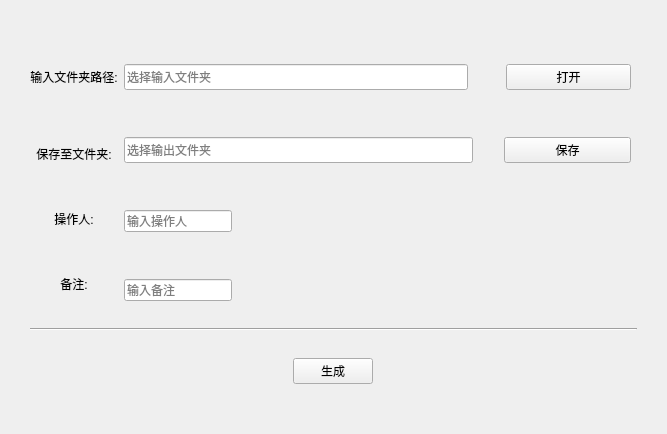
<?xml version="1.0" encoding="UTF-8"?>
<ui version="4.0">
 <class>Form</class>
 <widget class="QWidget" name="Form">
  <property name="enabled">
   <bool>true</bool>
  </property>
  <property name="geometry">
   <rect>
    <x>0</x>
    <y>0</y>
    <width>667</width>
    <height>434</height>
   </rect>
  </property>
  <property name="sizePolicy">
   <sizepolicy hsizetype="Preferred" vsizetype="Preferred">
    <horstretch>0</horstretch>
    <verstretch>0</verstretch>
   </sizepolicy>
  </property>
  <property name="minimumSize">
   <size>
    <width>667</width>
    <height>434</height>
   </size>
  </property>
  <property name="maximumSize">
   <size>
    <width>800</width>
    <height>434</height>
   </size>
  </property>
  <property name="acceptDrops">
   <bool>false</bool>
  </property>
  <property name="windowTitle">
   <string>账单回款表</string>
  </property>
  <property name="layoutDirection">
   <enum>Qt::LeftToRight</enum>
  </property>
  <layout class="QGridLayout" name="gridLayout" rowstretch="1,1,1,1,1,1,1,1,1,1,1,1">
   <property name="leftMargin">
    <number>30</number>
   </property>
   <property name="topMargin">
    <number>30</number>
   </property>
   <property name="rightMargin">
    <number>30</number>
   </property>
   <property name="bottomMargin">
    <number>30</number>
   </property>
   <property name="verticalSpacing">
    <number>7</number>
   </property>
   <item row="8" column="1">
    <layout class="QHBoxLayout" name="horizontalLayout_5" stretch="0,1">
     <property name="topMargin">
      <number>20</number>
     </property>
     <property name="bottomMargin">
      <number>20</number>
     </property>
     <item>
      <widget class="QLineEdit" name="User">
       <property name="sizePolicy">
        <sizepolicy hsizetype="Preferred" vsizetype="Minimum">
         <horstretch>0</horstretch>
         <verstretch>0</verstretch>
        </sizepolicy>
       </property>
       <property name="placeholderText">
        <string>输入操作人</string>
       </property>
      </widget>
     </item>
     <item>
      <spacer name="horizontalSpacer_7">
       <property name="orientation">
        <enum>Qt::Horizontal</enum>
       </property>
       <property name="sizeHint" stdset="0">
        <size>
         <width>40</width>
         <height>20</height>
        </size>
       </property>
      </spacer>
     </item>
    </layout>
   </item>
   <item row="10" column="0" colspan="3">
    <widget class="Line" name="line">
     <property name="orientation">
      <enum>Qt::Horizontal</enum>
     </property>
    </widget>
   </item>
   <item row="11" column="0" colspan="3">
    <layout class="QHBoxLayout" name="horizontalLayout_4">
     <property name="topMargin">
      <number>20</number>
     </property>
     <property name="bottomMargin">
      <number>20</number>
     </property>
     <item>
      <widget class="QPushButton" name="RunButton">
       <property name="sizePolicy">
        <sizepolicy hsizetype="Fixed" vsizetype="Fixed">
         <horstretch>0</horstretch>
         <verstretch>0</verstretch>
        </sizepolicy>
       </property>
       <property name="text">
        <string>生成</string>
       </property>
      </widget>
     </item>
    </layout>
   </item>
   <item row="9" column="1">
    <layout class="QHBoxLayout" name="horizontalLayout_3">
     <property name="topMargin">
      <number>20</number>
     </property>
     <property name="bottomMargin">
      <number>20</number>
     </property>
     <item>
      <widget class="QLineEdit" name="Remark">
       <property name="sizePolicy">
        <sizepolicy hsizetype="Preferred" vsizetype="Minimum">
         <horstretch>0</horstretch>
         <verstretch>0</verstretch>
        </sizepolicy>
       </property>
       <property name="text">
        <string/>
       </property>
       <property name="placeholderText">
        <string>输入备注</string>
       </property>
      </widget>
     </item>
     <item>
      <spacer name="horizontalSpacer_8">
       <property name="orientation">
        <enum>Qt::Horizontal</enum>
       </property>
       <property name="sizeHint" stdset="0">
        <size>
         <width>40</width>
         <height>20</height>
        </size>
       </property>
      </spacer>
     </item>
    </layout>
   </item>
   <item row="7" column="1">
    <layout class="QHBoxLayout" name="horizontalLayout_2" stretch="11,1,4">
     <property name="topMargin">
      <number>20</number>
     </property>
     <property name="bottomMargin">
      <number>20</number>
     </property>
     <item>
      <widget class="QLineEdit" name="OutputDir">
       <property name="sizePolicy">
        <sizepolicy hsizetype="Preferred" vsizetype="Minimum">
         <horstretch>0</horstretch>
         <verstretch>0</verstretch>
        </sizepolicy>
       </property>
       <property name="readOnly">
        <bool>true</bool>
       </property>
       <property name="placeholderText">
        <string>选择输出文件夹</string>
       </property>
      </widget>
     </item>
     <item>
      <spacer name="horizontalSpacer_3">
       <property name="orientation">
        <enum>Qt::Horizontal</enum>
       </property>
       <property name="sizeHint" stdset="0">
        <size>
         <width>40</width>
         <height>20</height>
        </size>
       </property>
      </spacer>
     </item>
     <item>
      <widget class="QPushButton" name="OutputButton">
       <property name="sizePolicy">
        <sizepolicy hsizetype="Preferred" vsizetype="Preferred">
         <horstretch>0</horstretch>
         <verstretch>0</verstretch>
        </sizepolicy>
       </property>
       <property name="text">
        <string>保存</string>
       </property>
      </widget>
     </item>
    </layout>
   </item>
   <item row="6" column="1">
    <layout class="QHBoxLayout" name="horizontalLayout" stretch="11,1,4">
     <property name="spacing">
      <number>7</number>
     </property>
     <property name="topMargin">
      <number>20</number>
     </property>
     <property name="bottomMargin">
      <number>20</number>
     </property>
     <item>
      <widget class="QLineEdit" name="InputDir">
       <property name="sizePolicy">
        <sizepolicy hsizetype="Preferred" vsizetype="Minimum">
         <horstretch>0</horstretch>
         <verstretch>0</verstretch>
        </sizepolicy>
       </property>
       <property name="readOnly">
        <bool>true</bool>
       </property>
       <property name="placeholderText">
        <string>选择输入文件夹</string>
       </property>
      </widget>
     </item>
     <item>
      <spacer name="horizontalSpacer_2">
       <property name="orientation">
        <enum>Qt::Horizontal</enum>
       </property>
       <property name="sizeHint" stdset="0">
        <size>
         <width>40</width>
         <height>20</height>
        </size>
       </property>
      </spacer>
     </item>
     <item>
      <widget class="QPushButton" name="InputButton">
       <property name="sizePolicy">
        <sizepolicy hsizetype="Preferred" vsizetype="Preferred">
         <horstretch>0</horstretch>
         <verstretch>0</verstretch>
        </sizepolicy>
       </property>
       <property name="text">
        <string>打开</string>
       </property>
      </widget>
     </item>
    </layout>
   </item>
   <item row="6" column="0" rowspan="4">
    <layout class="QVBoxLayout" name="verticalLayout_3" stretch="5,1,5,5,5">
     <property name="topMargin">
      <number>0</number>
     </property>
     <property name="bottomMargin">
      <number>5</number>
     </property>
     <item>
      <widget class="QLabel" name="label">
       <property name="sizePolicy">
        <sizepolicy hsizetype="Preferred" vsizetype="Preferred">
         <horstretch>0</horstretch>
         <verstretch>0</verstretch>
        </sizepolicy>
       </property>
       <property name="text">
        <string>输入文件夹路径:</string>
       </property>
       <property name="alignment">
        <set>Qt::AlignCenter</set>
       </property>
      </widget>
     </item>
     <item>
      <spacer name="verticalSpacer">
       <property name="orientation">
        <enum>Qt::Vertical</enum>
       </property>
       <property name="sizeHint" stdset="0">
        <size>
         <width>20</width>
         <height>40</height>
        </size>
       </property>
      </spacer>
     </item>
     <item>
      <widget class="QLabel" name="label_2">
       <property name="sizePolicy">
        <sizepolicy hsizetype="Preferred" vsizetype="Preferred">
         <horstretch>0</horstretch>
         <verstretch>0</verstretch>
        </sizepolicy>
       </property>
       <property name="text">
        <string>保存至文件夹:</string>
       </property>
       <property name="alignment">
        <set>Qt::AlignCenter</set>
       </property>
      </widget>
     </item>
     <item>
      <widget class="QLabel" name="label_4">
       <property name="text">
        <string>操作人:</string>
       </property>
       <property name="alignment">
        <set>Qt::AlignCenter</set>
       </property>
      </widget>
     </item>
     <item>
      <widget class="QLabel" name="label_5">
       <property name="text">
        <string>备注:</string>
       </property>
       <property name="alignment">
        <set>Qt::AlignCenter</set>
       </property>
      </widget>
     </item>
    </layout>
   </item>
  </layout>
 </widget>
 <resources/>
 <connections/>
</ui>
